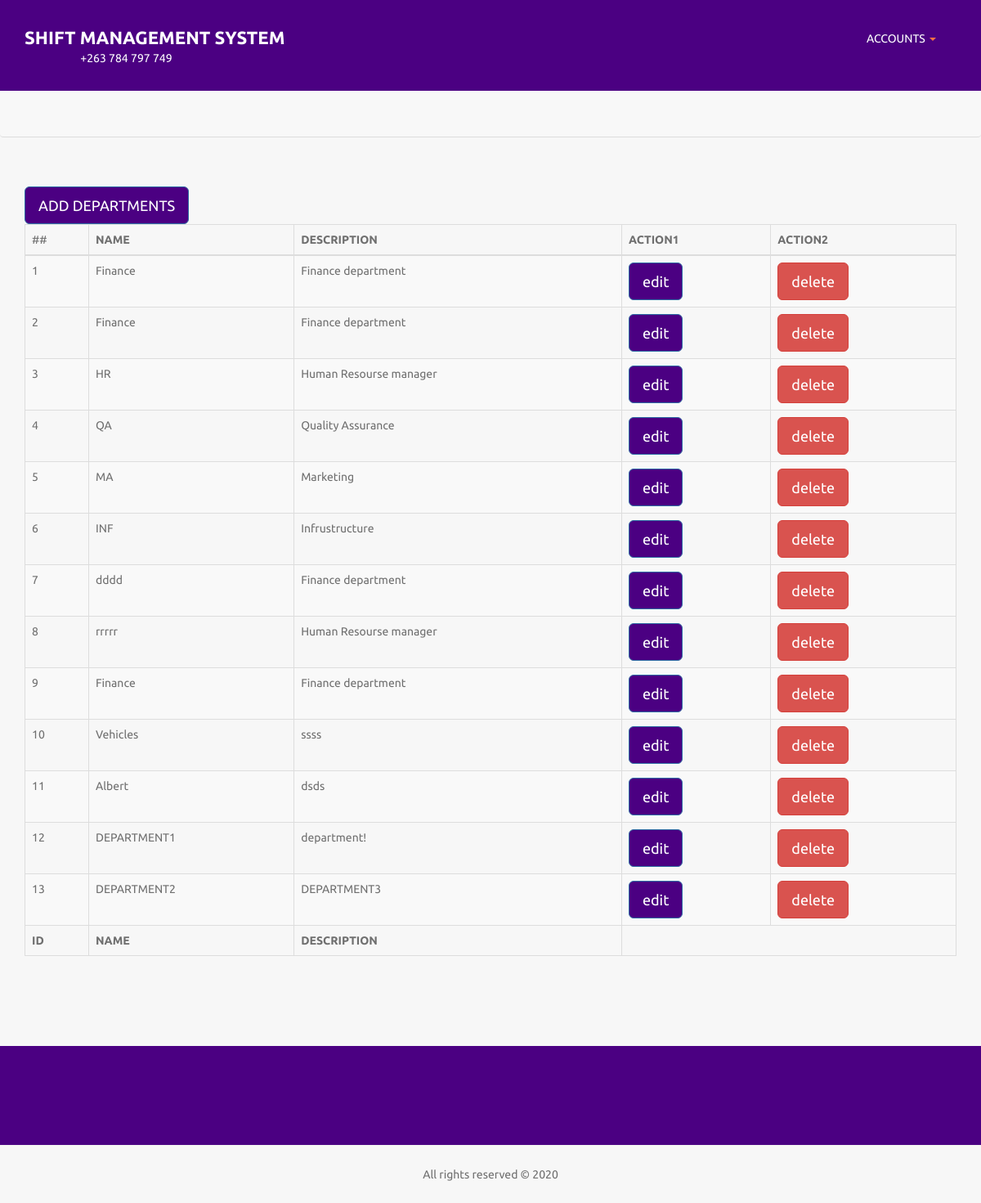
Screenshot of /departments/ with the database file from the repository.
### employee/models.py (models this page shows, shortened)
class Department(models.Model):
    name=models.CharField(max_length=250)
    description=models.CharField(max_length=250)

### employee/views.py (the view)
# urls.py: url(r'^departments/',views.departments,name='departments'),
def departments(request):
    if request.method=="GET":
        departments=Department.objects.all()
        template = loader.get_template('employee/departments.html')
        form=DepartmentForm()
        context = {
            'form':form,
            'departments':departments
        }
        return HttpResponse(template.render(context, request))

### employee/templates/employee/departments.html
{% extends 'base.html'%}
{% load static %}
{% load crispy_forms_tags %}
{% block content %}
 {% if departments %}
    <div class="avt-post-wrapper section">
        <div class="container">
             <td><a href="{% url 'post-departments'%}" class="btn btn-primary btn-lg" style="background-color:indigo;">ADD DEPARTMENTS</a></td>
        </div>
        <div class="container">
            <table id="example" class="table table-striped table-bordered" style="width:100%">
                <thead class="bg-secondary">
                    <tr>
                <td>##</td>
                <th>NAME</th>
                <th>DESCRIPTION</th>
                <th>ACTION1</th>
                     <th>ACTION2</th>
                    </tr>
                </thead>
                <tbody>
                  {% for department in departments%}
                  <tr>
                    <td>{{ department.id }}</td>
                    <td>{{ department.name }}</td>
                    <td>{{ department.description }}</td>
                    <td><a href="{% url 'home'%}" class="btn btn-primary btn-lg" style="background-color:indigo;">edit</a></td>
                    <td><a href="{% url 'home'%}" class="btn btn-danger btn-lg">delete</a></td>
                </tr>
                  {% endfor %}
                </tbody>
                <tfoot>
                    <tr>
                        <th>ID</th>
                        <th>NAME</th>
                        <th>DESCRIPTION</th>
                    </tr>
                </tfoot>
            </table>
        </div>
    </div>
        {% else %}
            <strong>No departments yet</strong>
        {% endif %}
{%endblock%}

### templates/base.html (style rules this page uses)
html, body { font-family: ubuntu, sans-serif; font-weight: 400; color: #6f6f6f; overflow-x: hidden; -webkit-font-smoothing: antialiased; background-color: #f7f7f7 }
a { font-family: ubuntu, sans-serif; color: #ff7043 }
a, a:hover, a:focus, input:focus { text-decoration: none; outline: none; color: #ff7043 }
.section { padding: 60px 0; margin-bottom: 30px }
a, .topbar a, .btn.btn-primary, .carousel-control, .top-social li a, .entry-content .entry-title a, .entry-meta span a, .date, .entry-thubmnail img, .footer-widget a, .item-title h3 a, .filter-list .list-group li a, .product-social a, .item-image img, .tab-view li, .nav-tabs>li a, .item-image .left-control, .item-image .right-control { -webkit-transition: all .3s ease-in-out; -moz-transition: all .3s ease-in-out; -ms-transition: all .3s ease-in-out; -o-transition: all .3s ease-in-out; transition: all .3s ease-in-out }

### rows the page displays
Department: id "1", name "Finance", description "Finance department"
Department: id "2", name "Finance", description "Finance department"
Department: id "3", name "HR", description "Human Resourse manager"
Department: id "4", name "QA", description "Quality Assurance"
Department: id "5", name "MA", description "Marketing"
Department: id "6", name "INF", description "Infrustructure"
Department: id "7", name "dddd", description "Finance department"
Department: id "8", name "rrrrr", description "Human Resourse manager"
Department: id "9", name "Finance", description "Finance department"
Department: id "10", name "Vehicles", description "ssss"
Department: id "11", name "Albert", description "dsds"
Department: id "12", name "DEPARTMENT1", description "department!"
Department: id "13", name "DEPARTMENT2", description "DEPARTMENT3"
